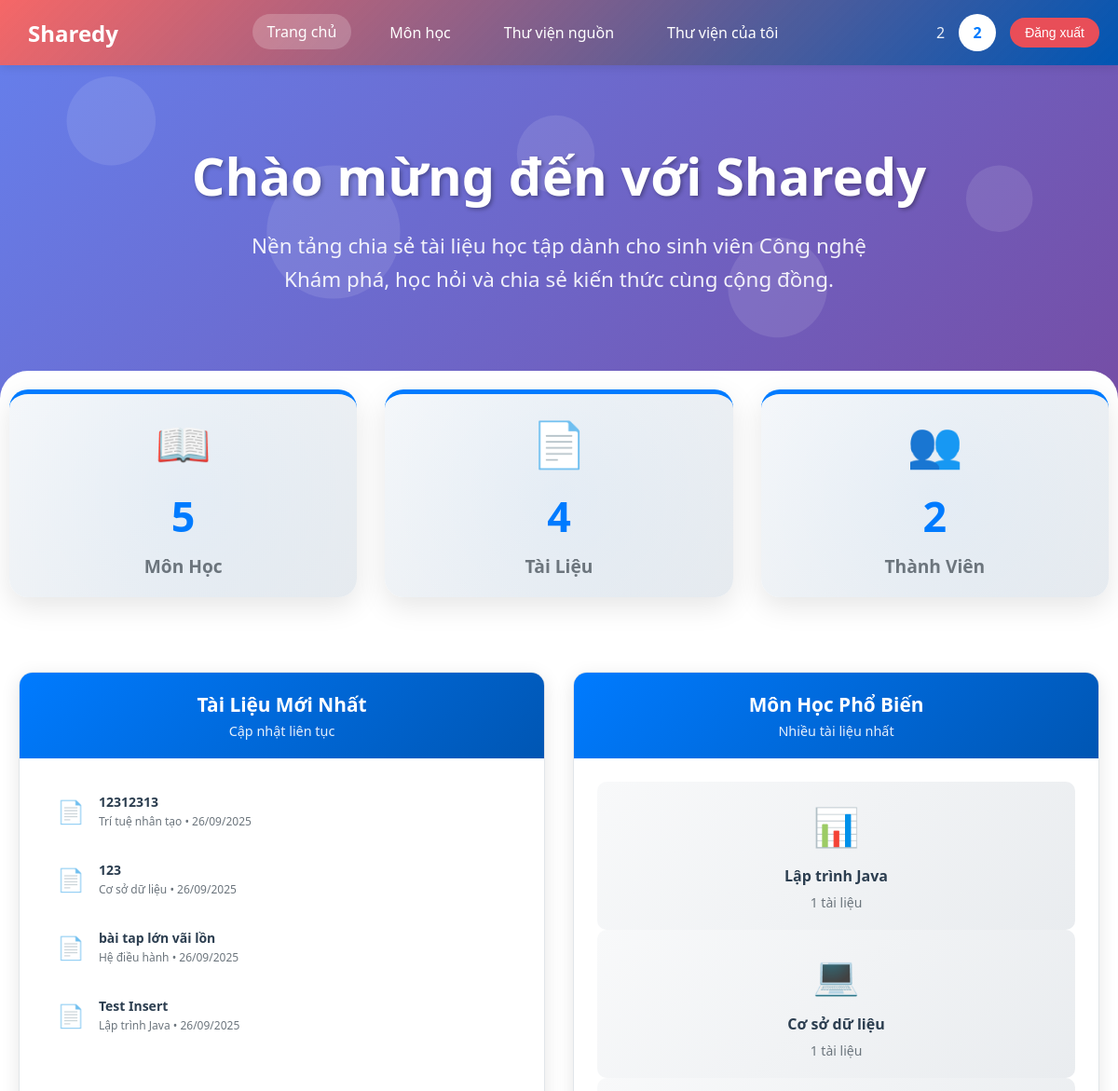
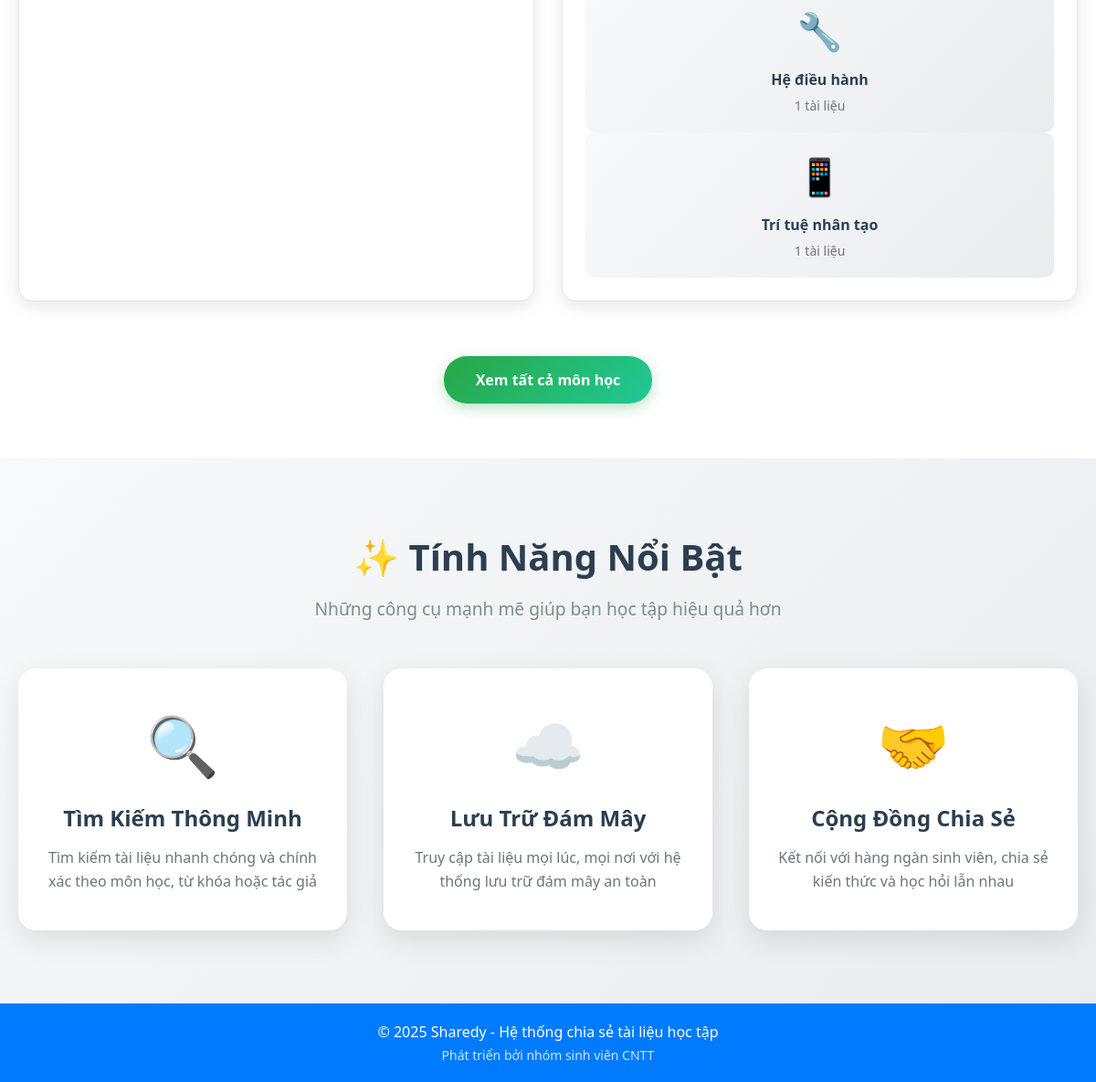
Screenshot of /index.php?page=home (signed in) with the database file from the repository (2 pictures, top to bottom).
### tables this page shows
CREATE TABLE `bai_chia_se` (
  `id` int NOT NULL AUTO_INCREMENT,
  `loai` enum('tai_lieu','bai_viet') NOT NULL,
  `tieu_de` varchar(200) NOT NULL,
  `mo_ta` text,
  `file_upload` varchar(255) DEFAULT NULL,
  `link_host` varchar(255) DEFAULT NULL,
  `link_source` varchar(255) DEFAULT NULL,
  `cong_nghe` varchar(255) DEFAULT NULL,
  `id_mon_hoc` int DEFAULT NULL,
  `id_danh_muc` int DEFAULT NULL,
  `id_nguoi_dung` int NOT NULL,
  `ngay_tao` timestamp NOT NULL DEFAULT CURRENT_TIMESTAMP,
  `ngay_cap_nhat` timestamp NULL DEFAULT NULL,
  `tom_tat` text,
  `tong_reaction` int DEFAULT '0',
  PRIMARY KEY (`id`),
  KEY `id_mon_hoc` (`id_mon_hoc`) /*!80000 INVISIBLE */,
  KEY `id_danh_muc` (`id_danh_muc`),
  KEY `bai_chia_se_ibfk_3` (`id_nguoi_dung`),
  CONSTRAINT `bai_chia_se_ibfk_1` FOREIGN KEY (`id_mon_hoc`) REFERENCES `mon_hoc` (`id`),
  CONSTRAINT `bai_chia_se_ibfk_2` FOREIGN KEY (`id_danh_muc`) REFERENCES `danh_muc` (`id`),
  CONSTRAINT `bai_chia_se_ibfk_3` FOREIGN KEY (`id_nguoi_dung`) REFERENCES `nguoi_dung` (`id`)
);

CREATE TABLE `mon_hoc` (
  `id` int NOT NULL AUTO_INCREMENT,
  `ten_mon` varchar(100) NOT NULL,
  `mo_ta` text,
  PRIMARY KEY (`id`)
);

### src/Views/TrangChu.php (the view, shortened to what this page needs)
<?php
include __DIR__ . '/../../config/ketNoiDB.php';
try {
    $sql_thong_ke = "SELECT
                        COUNT(DISTINCT mh.id) as tong_mon_hoc,
                        COUNT(bcs.id) as tong_tai_lieu,
                        COUNT(DISTINCT bcs.id_nguoi_dung) as tong_nguoi_dung
                     FROM mon_hoc mh
                     LEFT JOIN bai_chia_se bcs ON mh.id = bcs.id_mon_hoc AND bcs.loai = 'tai_lieu'";
    $stmt_thong_ke = $pdo->query($sql_thong_ke);
    $thong_ke = $stmt_thong_ke->fetch(PDO::FETCH_ASSOC);
} catch (PDOException $e) {
    $thong_ke = array('tong_mon_hoc' => 0, 'tong_tai_lieu' => 0, 'tong_nguoi_dung' => 0);
}
try {
    $sql_tai_lieu_moi = "SELECT bcs.*, mh.ten_mon, nd.ho_ten
                         FROM bai_chia_se bcs
                         JOIN mon_hoc mh ON bcs.id_mon_hoc = mh.id
                         LEFT JOIN nguoi_dung nd ON bcs.id_nguoi_dung = nd.id
                         WHERE bcs.loai = 'tai_lieu'
                         ORDER BY bcs.ngay_tao DESC
                         LIMIT 6";
    $stmt_tai_lieu_moi = $pdo->query($sql_tai_lieu_moi);
    $tai_lieu_moi = $stmt_tai_lieu_moi->fetchAll(PDO::FETCH_ASSOC);
} catch (PDOException $e) {
    $tai_lieu_moi = array();
}
try {
    $sql_mon_pho_bien = "SELECT mh.*, COUNT(bcs.id) as so_tai_lieu
                         FROM mon_hoc mh
                         LEFT JOIN bai_chia_se bcs ON mh.id = bcs.id_mon_hoc AND bcs.loai = 'tai_lieu'
                         GROUP BY mh.id
                         ORDER BY so_tai_lieu DESC
                         LIMIT 4";
    $stmt_mon_pho_bien = $pdo->query($sql_mon_pho_bien);
    $mon_hoc_pho_bien = $stmt_mon_pho_bien->fetchAll(PDO::FETCH_ASSOC);
} catch (PDOException $e) {
    $mon_hoc_pho_bien = array();
}
?>
<div class="homepage-container">
    <div class="hero-section">
        <div class="hero-content">
            <h1 class="hero-title"> Chào mừng đến với Sharedy</h1>
            <p class="hero-subtitle">
                Nền tảng chia sẻ tài liệu học tập dành cho sinh viên Công nghệ <br>
                Khám phá, học hỏi và chia sẻ kiến thức cùng cộng đồng.
            </p>
        </div>
    </div>
    <div class="stats-section">
        <div class="stats-container">
            <div class="stat-card">
                <div class="stat-icon">📖</div>
                <div class="stat-number"><?php echo number_format($thong_ke['tong_mon_hoc'] ?? 0); ?></div>
                <div class="stat-label">Môn Học</div>
            </div>
            <div class="stat-card">
                <div class="stat-icon">📄</div>
                <div class="stat-number"><?php echo number_format($thong_ke['tong_tai_lieu'] ?? 0); ?></div>
                <div class="stat-label">Tài Liệu</div>
            </div>
            <div class="stat-card">
                <div class="stat-icon">👥</div>
                <div class="stat-number"><?php echo number_format($thong_ke['tong_nguoi_dung'] ?? 0); ?></div>
                <div class="stat-label">Thành Viên</div>
            </div>
        </div>
    </div>
    <div class="content-section">
        <div class="section-container">
            <div class="content-grid">
                <div class="content-card">
                    <div class="card-header">
                        <div class="card-title"> Tài Liệu Mới Nhất</div>
                        <div class="card-subtitle">Cập nhật liên tục</div>
                    </div>
                    <div class="card-body">
                        <?php if (!empty($tai_lieu_moi)): ?>
                            <?php foreach (array_slice($tai_lieu_moi, 0, 5) as $tai_lieu): ?>
                                <div class="document-item">
                                    <div class="document-icon">📄</div>
                                    <div class="document-info">
                                        <div class="document-title">
                                            <?php echo htmlspecialchars(substr($tai_lieu['tieu_de'], 0, 30)); ?>
                                        </div>
                                        <div class="document-meta">
                                            <?php echo htmlspecialchars($tai_lieu['ten_mon']); ?> •
                                            <?php echo date('d/m/Y', strtotime($tai_lieu['ngay_tao'])); ?>
                                        </div>
                                    </div>
                                </div>
                            <?php endforeach; ?>
                        <?php endif; ?>
                    </div>
                </div>
                <div class="content-card">
                    <div class="card-header">
                        <div class="card-title"> Môn Học Phổ Biến</div>
                        <div class="card-subtitle">Nhiều tài liệu nhất</div>
                    </div>
                    <div class="card-body">
                        <?php if (!empty($mon_hoc_pho_bien)): ?>
                            <?php foreach (array_slice($mon_hoc_pho_bien, 0, 4) as $index => $mon_hoc): ?>
                                <div class="subject-item" onclick="window.location.href='index.php?page=tailieumon&id_mon_hoc=<?php echo $mon_hoc['id']; ?>'">
                                    <div class="subject-icon">
                                        <?php echo ['📊', '💻', '🔧', '📱'][$index % 4]; ?>
                                    </div>
                                    <div class="subject-name">
                                        <?php echo htmlspecialchars($mon_hoc['ten_mon']); ?>
                                    </div>
                                    <div class="subject-count">
                                        <?php echo $mon_hoc['so_tai_lieu']; ?> tài liệu
                                    </div>
                                </div>
                            <?php endforeach; ?>
                        <?php endif; ?>
                    </div>
                </div>
            </div>
            <a href="index.php?page=monhoc" class="view-all-btn">
                Xem tất cả môn học
            </a>
        </div>
    </div>
    <div class="features-section">
        <div class="section-container">
            <div class="section-header">
                <h2 class="section-title">✨ Tính Năng Nổi Bật</h2>
                <p class="section-subtitle">
                    Những công cụ mạnh mẽ giúp bạn học tập hiệu quả hơn
                </p>
            </div>
            <div class="features-grid">
                <div class="feature-card">
                    <div class="feature-icon">🔍</div>
                    <h3 class="feature-title">Tìm Kiếm Thông Minh</h3>
                    <p class="feature-description">
                        Tìm kiếm tài liệu nhanh chóng và chính xác theo môn học, từ khóa hoặc tác giả
                    </p>
                </div>
                <div class="feature-card">
                    <div class="feature-icon">☁️</div>
                    <h3 class="feature-title">Lưu Trữ Đám Mây</h3>
                    <p class="feature-description">
                        Truy cập tài liệu mọi lúc, mọi nơi với hệ thống lưu trữ đám mây an toàn
                    </p>
                </div>
                <div class="feature-card">
                    <div class="feature-icon">🤝</div>
                    <h3 class="feature-title">Cộng Đồng Chia Sẻ</h3>
                    <p class="feature-description">
                        Kết nối với hàng ngàn sinh viên, chia sẻ kiến thức và học hỏi lẫn nhau
                    </p>
                </div>
            </div>
        </div>
    </div>
</div>

### src/Views/layout.php (style rules this page uses)
* { margin: 0; padding: 0; box-sizing: border-box; }
body { font-family: 'Segoe UI', Tahoma, Geneva, Verdana, sans-serif; background-color: #f4f4f4ff; }

### rows the page displays
bai_chia_se: tieu_de "12312313", id_mon_hoc.ten_mon "Trí tuệ nhân tạo", ngay_tao "26/09/2025"
bai_chia_se: tieu_de "123", id_mon_hoc.ten_mon "Cơ sở dữ liệu", ngay_tao "26/09/2025"
bai_chia_se: tieu_de "bài tap lớn vãi lồn", id_mon_hoc.ten_mon "Hệ điều hành", ngay_tao "26/09/2025"
bai_chia_se: tieu_de "Test Insert", id_mon_hoc.ten_mon "Lập trình Java", ngay_tao "26/09/2025"
mon_hoc: index "📊", ten_mon "Lập trình Java", so_tai_lieu "1"
mon_hoc: index "💻", ten_mon "Cơ sở dữ liệu", so_tai_lieu "1"
mon_hoc: index "🔧", ten_mon "Hệ điều hành", so_tai_lieu "1"
mon_hoc: index "📱", ten_mon "Trí tuệ nhân tạo", so_tai_lieu "1"

### other values shown
$fullname "2"
$avatar "2"
$thong_ke['tong_mon_hoc'] "5"
$thong_ke['tong_tai_lieu'] "4"
$thong_ke['tong_nguoi_dung'] "2"
